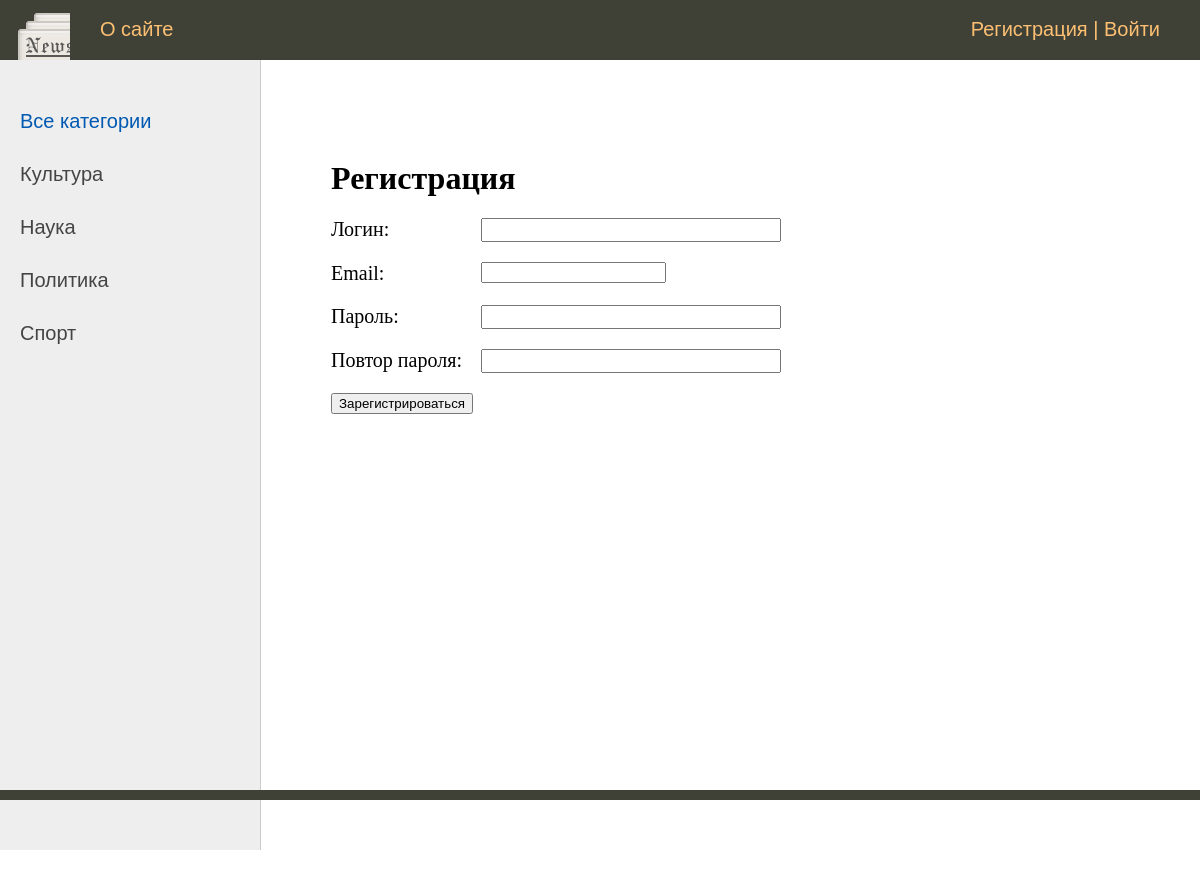
Screenshot of /register/ with the database file from the repository.
### news_portal/models.py (models this page shows)
class Category(models.Model):
	name = models.CharField(max_length=100, db_index=True, verbose_name='Категория')
	slug = models.SlugField(max_length=255, unique=True, db_index=True, verbose_name='URL')
	def __str__(self):
		return self.name
	def get_absolute_url(self):
		return reverse('category', kwargs={'cat_slug': self.slug})
	class Meta:
		verbose_name = 'Категорию'
		verbose_name_plural = 'Категории'
		ordering = ['id']

### news_portal/views.py (the view, shortened to what this page needs)
# urls.py: path('register/', RegisterUser.as_view(), name='register'),
class RegisterUser(DataMixin, CreateView):
	form_class = RegisterUserForm  # UserCreationForm стандартная форма для регистрации пользователей
	template_name = 'news_portal/register.html'  # ссылка на используемый шаблон
	success_url = reverse_lazy('login')  # перенаправление при успешной регистрации пользователя
	def get_context_data(self, *, object_list=None,
						 **kwargs):  # метод для формирования контекста для шаблона регистрации
		context = super().get_context_data(**kwargs)
		c_def = self.get_user_context(title='Регистрация')
		return dict(list(context.items()) + list(c_def.items()))

### news_portal/forms.py
class RegisterUserForm(UserCreationForm):
	username = forms.CharField(label='Логин', widget=forms.TextInput(attrs={'class': 'form-input'}))
	email = forms.EmailField(label='Email', widget=forms.EmailInput(attrs={'class': 'form-email'}))
	password1 = forms.CharField(label='Пароль', widget=forms.PasswordInput(attrs={'class': 'form-input'}))
	password2 = forms.CharField(label='Повтор пароля', widget=forms.PasswordInput(attrs={'class': 'form-input'}))
	class Meta:
		model = User  # стандартная модель User
		fields = ('username', 'email', 'password1', 'password2')

### news_portal/templatetags/news_tags.py (called while the page is built)
@register.simple_tag(name='getcats')
def get_categories(filter=None):
	if not filter:  # если фильтр имеет значение None
		return Category.objects.all()  # обращение к базе данных и выборка из таблицы Category всех записей
	else:
		return Category.objects.filter(pk=filter)  # иначе выбираем записи по главному ключу которые соответствуют

@register.inclusion_tag('news_portal/list_categories.html')
def show_categories(sort=None, cat_selected=0):
	if not sort:  # если сортировка не определена
		cats = Category.objects.all()  # выводим все категории
	else:
		cats = Category.objects.order_by(sort)  # иначе делаем сортировку по указанному значению sort
	return {'cats': cats, 'cat_selected': cat_selected}  # второй параметр передаем шаблону list_categories.html

### news_portal/utils.py (called while the page is built)
	def get_user_context(self, **kwargs):  # метод формирующий нужный контекст
		context = kwargs  # формируется начальный словарь из именованных параметров которые были переданы функции
		cats = Category.objects.annotate(Count('news_portal'))
		user_menu = menu.copy()  # делаем копию меню
		if not self.request.user.is_authenticated:  # если пользователь не авторизован
			user_menu.pop(1)  # то удаляем из нашего меню второй пункт
		context['menu'] = user_menu
		context['cats'] = cats  # контекст для рубрик
		if 'cat_selected' not in context:  # если ключ cat_selected не присутствует в параметрах kwargs
			context['cat_selected'] = 0  # то определяем его равным 0
		return context

### news_portal/templates/news_portal/register.html (shortened to what this page needs)
{% extends 'news_portal/base.html' %}
{% block content %}
<h1>{{title}}</h1>
<form method="post">
  {% for f in form %}
  <p><label class="form-label" for="{ f.id_for_label }">{{ f.label }}: </label>{{ f }}</p>
  {% endfor %}
  <button type="submit">Зарегистрироваться</button>
</form>
{% endblock %}

### news_portal/templates/news_portal/base.html (shortened to what this page needs)
{% load static %}
{% load news_tags %}
<html>
<head>
	<link type="text/css" href="{% static 'news_portal/css/styles.css' %}" rel="stylesheet" />
</head>
<body>
<table class="table-page" border=0 cellpadding="0" cellspacing="0">
<tr><td valign=top>
{% block mainmenu %}
		<div class="header">
			<ul id="mainmenu" class="mainmenu">
			<li class="logo"><a href="{% url 'home' %}"><div class="logo"></div></a></li>
{% for m in menu %}
			<li><a href="{% url m.url_name %}">{{m.title}}</a></li>
{% endfor %}
			{% if request.user.is_authenticated %}
			<li class="last">{{ user.username }} | <a href="{% url 'logout' %}">Выйти</a></li>
			{% else %}
			<li class="last"><a href="{% url 'register' %}">Регистрация</a> | <a href="{% url 'login' %}">Войти</a></li>
				{% endif %}
			</ul>
		</div>
{% endblock mainmenu %}
<table class="table-content" border=0 cellpadding="0" cellspacing="0">
<tr>
	<td valign="top" class="left-chapters">
	<ul id="leftchapters">
{% if cat_selected == 0 %}
		<li class="selected">Все категории</li>
{% else %}
		<li><a href="{% url 'home' %}">Все категории</a></li>
{% endif %}
{% for c in cats %}
{% if c.news_portal__count > 0 %}
	{% if c.pk == cat_selected %}
		<li class="selected">{{ c.name }}</li>
	{% else %}
		<li><a href="{{ c.get_absolute_url }}">{{ c.name }}</a></li>
	{% endif %}
{% endif %}
{% endfor %}
	</ul>
    </td>
<td valign="top" class="content">
	<div class="content-text">
{% block content %}
{% endblock %}
	</div>
</td></tr></table>
</td></tr>
	<tr><td valign=top>
	<div id="footer">
	</div>
	</td></tr></table>
</body>
</html>

### news_portal/static/news_portal/css/styles.css (style rules this page uses)
html, body { font-family: 'Arial'; margin: 0; padding: 0; height: 100%; width: 100%; color: #444; }
a { color: #0059b2; text-decoration: none; }
.table-page { width: 100%; height: 100%; vertical-align: top; }
.table-page tr { height: 100%; }
.header { background: #3F4137; height: 60px; }
.logo { background: url('../images/logo.png') no-repeat 10px 5px; width: 70px; height: 60px; }
ul.mainmenu { list-style: none; margin: 0; padding: 0; height: 60px; color: #fdc073; font-size: 20px; overflow: hidden; }
ul.mainmenu li { float: left; margin: 18px 40px 0 30px; }
ul.mainmenu li.logo { margin: 0; }
ul.mainmenu li.last { float: right; }
ul.mainmenu li a { color: #fdc073; text-decoration: none; }
.table-content { width: 100%; min-height: 100%; height: 100%; }
.left-chapters { margin: 0; background: #eee; border-right: 1px solid #ccc; min-height: 100%; }
.left-chapters ul { width: 230px; min-height: 100%; margin: 0; padding: 20px 10px 10px 20px; list-style: none; font-size: 20px; }
.left-chapters ul li { margin: 30px 0 0 0; color: #999; }
.left-chapters ul li.selected { color: #0059b2; }
.left-chapters ul li a { color: #444; text-decoration: none; }
.content { padding: 40px 20px 20px 40px; width: 100%; box-sizing: border-box; }
.content-text { margin: 60px 0 0 30px; color: #000; font-size: 20px; font-family: Yandex Sans Display Light; }
.content-text h1 { font-size: 32px; }
#footer { box-sizing: border-box; background: #3F4137; padding: 5px; color: #aaa; font-size: 14px; font-family: Verdana, Geneva, Arial, Helvetica; text-align: left; overflow: hidden; }
.form-input { width: 300px; font-size: 16px; }
.form-label { display: inline-block; min-width: 150px; vertical-align: top; }

### rows the page displays
Category: name "Культура"
Category: name "Наука"
Category: name "Политика"
Category: name "Спорт"

### other values shown
{{ m.title }} "О сайте"
{{ title }} "Регистрация"
{{ f.label }} "Логин" "Email" "Пароль" "Повтор пароля"
